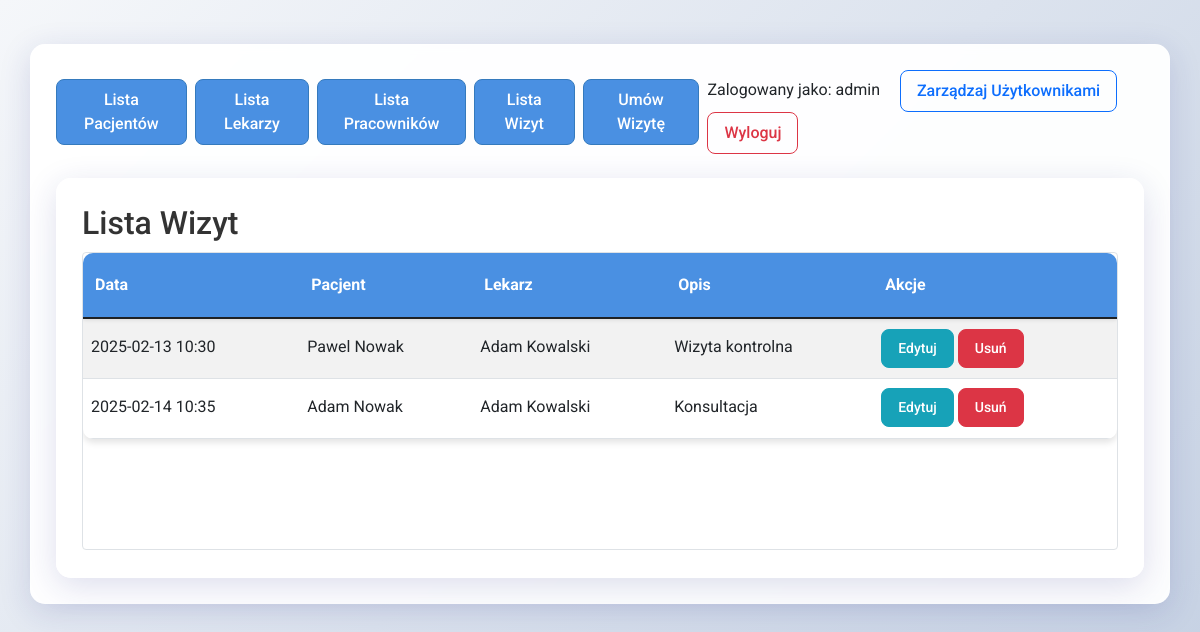
The page /wizyty (signed in) on the database its author committed.
### app.py (models this page shows, shortened)
class User(UserMixin, db.Model):
    __tablename__ = 'users'
    id = db.Column(db.Integer, primary_key=True)
    username = db.Column(db.String(80), unique=True, nullable=False)
    password_hash = db.Column(db.String(120), nullable=False)
    role = db.Column(db.String(20), nullable=False, default='user')  # 'user', 'doctor', 'receptionist', 'admin'
    is_admin = db.Column(db.Boolean, default=False)

class Wizyta(db.Model):
    __tablename__ = 'wizyty'
    id = db.Column(db.Integer, primary_key=True)
    pacjent_id = db.Column(db.Integer, db.ForeignKey('pacjenci.id'), nullable=False)
    lekarz_id = db.Column(db.Integer, db.ForeignKey('lekarze.id'), nullable=False)
    data_wizyty = db.Column(db.Date, nullable=False)
    godzina_wizyty = db.Column(db.Time, nullable=False)
    opis = db.Column(db.Text)
    pacjent = db.relationship('Pacjent', backref='wizyty')
    lekarz = db.relationship('Lekarz', backref='wizyty')

class Pacjent(db.Model):
    __tablename__ = 'pacjenci'
    id = db.Column(db.Integer, primary_key=True)
    user_id = db.Column(db.Integer, db.ForeignKey('users.id'))
    imie = db.Column(db.String(50), nullable=False)
    nazwisko = db.Column(db.String(50), nullable=False)
    pesel = db.Column(db.String(11), unique=True, nullable=False)
    data_urodzenia = db.Column(db.Date, nullable=False)
    telefon = db.Column(db.String(15), nullable=False)
    zalecenia = db.Column(db.Text)
    wyniki_badan = db.Column(db.Text)
    data_wpisu = db.Column(db.DateTime)
    user = db.relationship('User', backref='pacjent')

class Lekarz(db.Model):
    __tablename__ = 'lekarze'
    id = db.Column(db.Integer, primary_key=True)
    user_id = db.Column(db.Integer, db.ForeignKey('users.id'))
    imie = db.Column(db.String(50), nullable=False)
    nazwisko = db.Column(db.String(50), nullable=False)
    specjalizacja = db.Column(db.String(50), nullable=False)
    user = db.relationship('User', backref='lekarz')

### app.py (the view)
@app.route('/wizyty', methods=['GET'])
@login_required
def lista_wizyt():
    if current_user.role == 'user':
        pacjent = Pacjent.query.filter_by(user_id=current_user.id).first()
        wizyty = Wizyta.query.filter_by(pacjent_id=pacjent.id).join(Lekarz).all()
        return render_template('wizyty.html', wizyty=wizyty, pacjenci=[pacjent], lekarze=Lekarz.query.all())
    else:
        wizyty = Wizyta.query.join(Pacjent).join(Lekarz).all()
        pacjenci = Pacjent.query.all()
        lekarze = Lekarz.query.all()
        return render_template('wizyty.html', wizyty=wizyty, pacjenci=pacjenci, lekarze=lekarze)

### app.py (called while the page is built)
@login_manager.user_loader
def load_user(user_id):
    return User.query.get(int(user_id))

### templates/wizyty.html (shortened to what this page needs)
{% extends "base.html" %}
{% block content %}
<div class="container mt-4" style="height: 50vh;">
    <h2>Lista Wizyt</h2>
    <div class="table-container" style="height: calc(100% - 50px); overflow-y: auto;">
        <table class="table table-striped">
            <thead class="sticky-top bg-white">
                <tr>
                    <th>Data</th>
                    <th>Pacjent</th>
                    <th>Lekarz</th>
                    <th>Opis</th>
                    <th>Akcje</th>
                </tr>
            </thead>
            <tbody>
                {% for wizyta in wizyty %}
                <tr style="height: 60px;" id="row-{{ wizyta.id }}">
                    <td>
                        <span class="display-value">{{ wizyta.data_wizyty.strftime('%Y-%m-%d') }} {{ wizyta.godzina_wizyty.strftime('%H:%M') }}</span>
                    </td>
                    <td>
                        <span class="display-value">{{ wizyta.pacjent.imie }} {{ wizyta.pacjent.nazwisko }}</span>
                    </td>
                    <td>
                        <span class="display-value">{{ wizyta.lekarz.imie }} {{ wizyta.lekarz.nazwisko }}</span>
                    </td>
                    <td>
                        <span class="display-value">{{ wizyta.opis }}</span>
                    </td>
                    <td>
                        <button class="btn btn-sm btn-info edit-btn" onclick="toggleEdit('{{ wizyta.id }}')">Edytuj</button>
                        <button class="btn btn-sm btn-danger" onclick="usunWizyte('{{ wizyta.id }}')">Usuń</button>
                    </td>
                </tr>
                {% endfor %}
            </tbody>
        </table>
    </div>
</div>
{% endblock %}

### templates/base.html (shortened to what this page needs)
<!DOCTYPE html>
<html lang="pl">
<head>
    <link rel="stylesheet" href="https://cdnjs.cloudflare.com/ajax/libs/bootstrap/5.1.3/css/bootstrap.min.css">
    <link rel="stylesheet" href="{{ url_for('static', filename='style.css') }}">
</head>
<body>
    <div class="container mt-4">
        <nav class="mb-4 d-flex align-items-center">
            {% if current_user.is_authenticated %}
                {% if current_user.is_admin %}
                    <a href="{{ url_for('lista_pacjentow') }}" class="btn btn-primary me-2">Lista Pacjentów</a>
                    <a href="{{ url_for('lista_lekarzy') }}" class="btn btn-primary me-2">Lista Lekarzy</a>
                    <a href="{{ url_for('lista_pracownikow') }}" class="btn btn-primary me-2">Lista Pracowników</a>
                    <a href="{{ url_for('lista_wizyt') }}" class="btn btn-primary me-2">Lista Wizyt</a>
                    <a href="{{ url_for('umow_wizyte_form') }}" class="btn btn-primary me-2">Umów Wizytę</a>
                {% endif %}
            {% endif %}
            <div class="ms-auto me-0">
                {% if current_user.is_authenticated %}
                    <span class="me-3">Zalogowany jako: {{ current_user.username }}</span>
                    {% if current_user.is_admin %}
                        <a href="{{ url_for('admin_users') }}" class="btn btn-outline-primary me-2">Zarządzaj Użytkownikami</a>
                    {% endif %}
                    <a href="{{ url_for('logout') }}" class="btn btn-outline-danger">Wyloguj</a>
                {% else %}
                    <a href="{{ url_for('login') }}" class="btn btn-outline-primary me-2">Zaloguj</a>
                    <a href="{{ url_for('register') }}" class="btn btn-outline-success">Zarejestruj</a>
                {% endif %}
            </div>
        </nav>
        {% block content %}{% endblock %}
    </div>
</body>
</html>

### static/style.css (style rules this page uses)
body { font-family: 'Roboto', Arial, sans-serif; min-height: 100vh; margin: 0; padding: 20px; background: linear-gradient(135deg, #f5f7fa 0%, #c3cfe2 100%); }
.container { background: rgba(255, 255, 255, 0.95); border-radius: 15px; box-shadow: 0 8px 32px 0 rgba(31, 38, 135, 0.15); padding: 25px; margin-top: 20px; backdrop-filter: blur(4px); -webkit-backdrop-filter: blur(4px); border: 1px solid rgba(255, 255, 255, 0.18); }
h2 { margin-bottom: 10px; color: #333; }
.btn-primary { background-color: #4a90e2; border-color: #357abd; transition: all 0.3s ease; }
.table { background: white; border-radius: 10px; overflow: hidden; box-shadow: 0 4px 6px rgba(0, 0, 0, 0.1); }
.table thead th { background-color: #4a90e2; color: white; border-bottom: none; padding: 12px; }
.btn { border-radius: 8px; padding: 8px 16px; font-weight: 500; }
.btn-danger { background-color: #dc3545; border-color: #dc3545; }
.btn-info { background-color: #17a2b8; border-color: #17a2b8; color: white; }

### templates/wizyty.html (style rules this page uses)
.table-container { border: 1px solid #dee2e6; border-radius: 4px; background: white; }
.table { margin-bottom: 0; }
.sticky-top { top: 0; z-index: 1; box-shadow: 0 2px 4px rgba(0,0,0,0.1); }
tr { line-height: 40px; }

### rows shown on the page
User: username "admin"
Wizyta: data_wizyty "2025-02-13", godzina_wizyty "10:30", pacjent.imie "Pawel", pacjent.nazwisko "Nowak", lekarz.imie "Adam", lekarz.nazwisko "Kowalski", opis "Wizyta kontrolna"
Wizyta: data_wizyty "2025-02-14", godzina_wizyty "10:35", pacjent.imie "Adam", pacjent.nazwisko "Nowak", lekarz.imie "Adam", lekarz.nazwisko "Kowalski", opis "Konsultacja"
